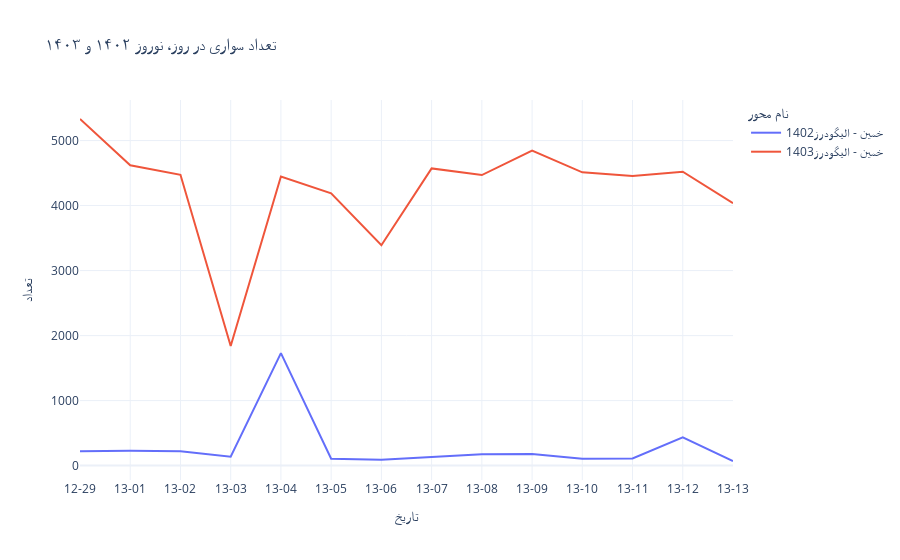
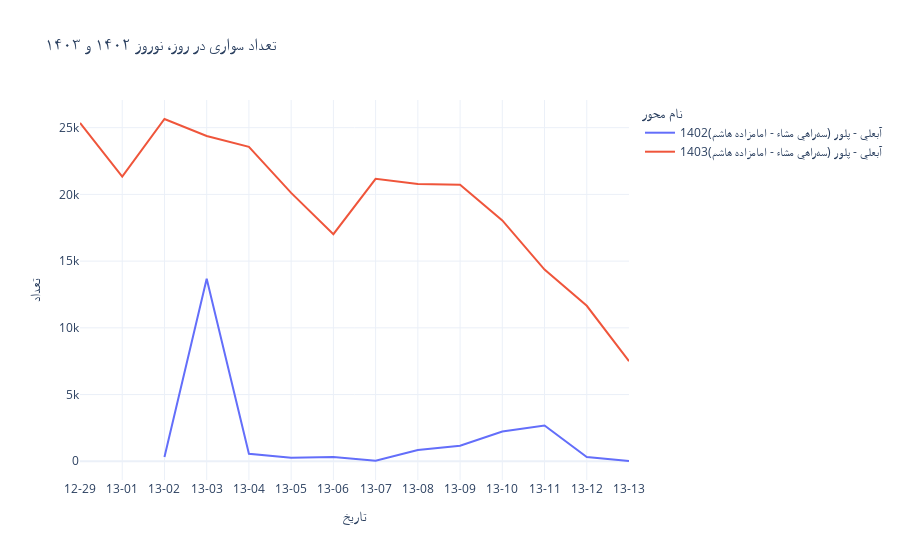
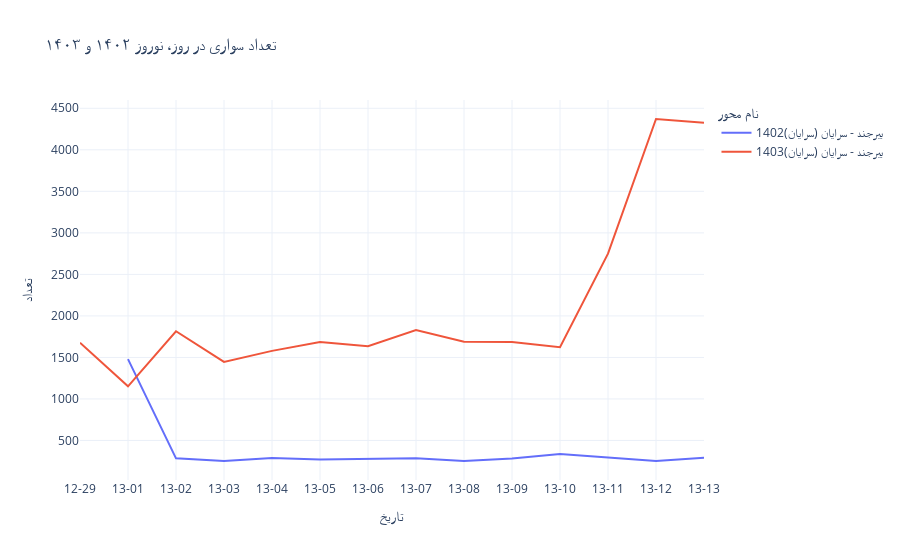
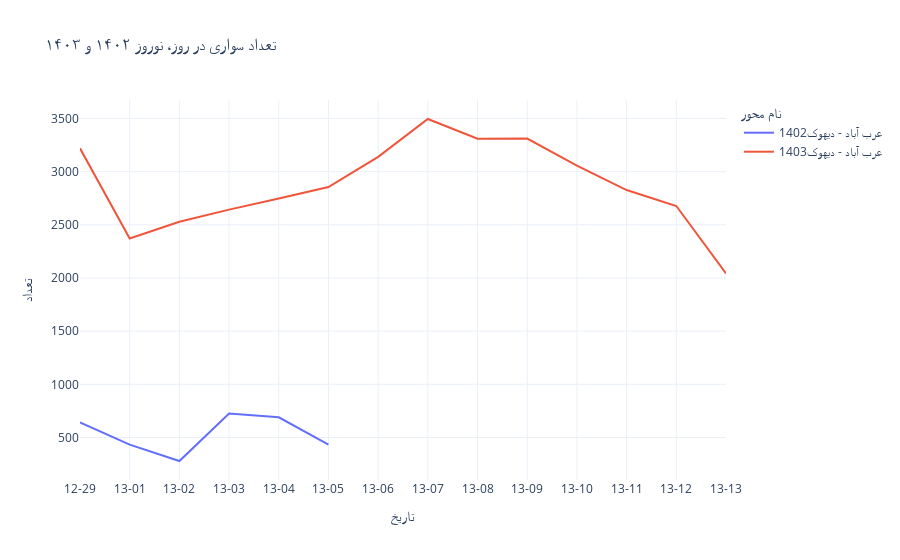

The code cell stored with these charts, in order, in its notebook:
### Code cell
for index, row in df_compared.iterrows():
    print(row.code, row.est_sum_total_est_x, row.est_sum_total_est_y, row.growth_rate)
    drawchart(row.code)

### Figure 1 — Plotly figure (JSON) as saved in the notebook; plotly's stock layout.template omitted (floating-point values rounded to 4 significant figures)
{"data": [{"hovertemplate": "name=خمين - اليگودرز1402<br>date=%{x}<br>car_est=%{y}<extra></extra>", "legendgroup": "خمين - اليگودرز1402", "line": {"color": "#636efa", "dash": "solid"}, "marker": {"symbol": "circle"}, "mode": "lines", "name": "خمين - اليگودرز1402", "orientation": "v", "showlegend": true, "type": "scatter", "x": ["12-29", "13-01", "13-02", "13-03", "13-04", "13-05", "13-06", "13-07", "13-08", "13-09", "13-10", "13-11", "13-12", "13-13"], "xaxis": "x", "y": [220, 227, 220, 138, 1731, 107, 90, 132, 175, 179, 105, 111, 435, 71], "yaxis": "y"}, {"hovertemplate": "name=خمين - اليگودرز1403<br>date=%{x}<br>car_est=%{y}<extra></extra>", "legendgroup": "خمين - اليگودرز1403", "line": {"color": "#EF553B", "dash": "solid"}, "marker": {"symbol": "circle"}, "mode": "lines", "name": "خمين - اليگودرز1403", "orientation": "v", "showlegend": true, "type": "scatter", "x": ["12-29", "13-01", "13-02", "13-03", "13-04", "13-05", "13-06", "13-07", "13-08", "13-09", "13-10", "13-11", "13-12", "13-13"], "xaxis": "x", "y": [5331, 4619, 4473, 1840, 4446, 4187, 3390, 4571, 4469, 4845, 4511, 4456, 4521, 4036], "yaxis": "y"}], "layout": {"hovermode": "x unified", "legend": {"title": {"text": "نام محور"}, "tracegroupgap": 0}, "title": {"text": "تعداد سواری در روز، نوروز ۱۴۰۲ و ۱۴۰۳"}, "xaxis": {"anchor": "y", "domain": [0, 1], "title": {"text": "تاریخ"}, "type": "category"}, "yaxis": {"anchor": "x", "domain": [0, 1], "title": {"text": "تعداد"}}}}

### Figure 2 — Plotly figure (JSON) as saved in the notebook; plotly's stock layout.template omitted (floating-point values rounded to 4 significant figures)
{"data": [{"hovertemplate": "name=آبعلي - پلور (سهراهي مشاء - امامزاده هاشم)1402<br>date=%{x}<br>car_est=%{y}<extra></extra>", "legendgroup": "آبعلي - پلور (سهراهي مشاء - امامزاده هاشم)1402", "line": {"color": "#636efa", "dash": "solid"}, "marker": {"symbol": "circle"}, "mode": "lines", "name": "آبعلي - پلور (سهراهي مشاء - امامزاده هاشم)1402", "orientation": "v", "showlegend": true, "type": "scatter", "x": ["12-29", "13-01", "13-02", "13-03", "13-04", "13-05", "13-06", "13-07", "13-08", "13-09", "13-10", "13-11", "13-12", "13-13"], "xaxis": "x", "y": [20200.0, NaN, 322.0, 13670.0, 559.0, 266.0, 316.0, 35.0, 848.0, 1164.0, 2230.0, 2676.0, 323.0, 21.0], "yaxis": "y"}, {"hovertemplate": "name=آبعلي - پلور (سهراهي مشاء - امامزاده هاشم)1403<br>date=%{x}<br>car_est=%{y}<extra></extra>", "legendgroup": "آبعلي - پلور (سهراهي مشاء - امامزاده هاشم)1403", "line": {"color": "#EF553B", "dash": "solid"}, "marker": {"symbol": "circle"}, "mode": "lines", "name": "آبعلي - پلور (سهراهي مشاء - امامزاده هاشم)1403", "orientation": "v", "showlegend": true, "type": "scatter", "x": ["12-29", "13-01", "13-02", "13-03", "13-04", "13-05", "13-06", "13-07", "13-08", "13-09", "13-10", "13-11", "13-12", "13-13"], "xaxis": "x", "y": [25360.0, 21340.0, 25650.0, 24370.0, 23560.0, 20110.0, 17020.0, 21160.0, 20790.0, 20720.0, 18050.0, 14360.0, 11650.0, 7502.0], "yaxis": "y"}], "layout": {"hovermode": "x unified", "legend": {"title": {"text": "نام محور"}, "tracegroupgap": 0}, "title": {"text": "تعداد سواری در روز، نوروز ۱۴۰۲ و ۱۴۰۳"}, "xaxis": {"anchor": "y", "domain": [0, 1], "title": {"text": "تاریخ"}, "type": "category"}, "yaxis": {"anchor": "x", "domain": [0, 1], "title": {"text": "تعداد"}}}}

### Figure 3 — Plotly figure (JSON) as saved in the notebook; plotly's stock layout.template omitted (floating-point values rounded to 4 significant figures)
{"data": [{"hovertemplate": "name=بيرجند - سرايان (سرايان)1402<br>date=%{x}<br>car_est=%{y}<extra></extra>", "legendgroup": "بيرجند - سرايان (سرايان)1402", "line": {"color": "#636efa", "dash": "solid"}, "marker": {"symbol": "circle"}, "mode": "lines", "name": "بيرجند - سرايان (سرايان)1402", "orientation": "v", "showlegend": true, "type": "scatter", "x": ["12-29", "13-01", "13-02", "13-03", "13-04", "13-05", "13-06", "13-07", "13-08", "13-09", "13-10", "13-11", "13-12", "13-13"], "xaxis": "x", "y": [NaN, 1480.0, 285.0, 253.0, 288.0, 270.0, 274.0, 286.0, 254.0, 283.0, 336.0, 295.0, 253.0, 291.0], "yaxis": "y"}, {"hovertemplate": "name=بيرجند - سرايان (سرايان)1403<br>date=%{x}<br>car_est=%{y}<extra></extra>", "legendgroup": "بيرجند - سرايان (سرايان)1403", "line": {"color": "#EF553B", "dash": "solid"}, "marker": {"symbol": "circle"}, "mode": "lines", "name": "بيرجند - سرايان (سرايان)1403", "orientation": "v", "showlegend": true, "type": "scatter", "x": ["12-29", "13-01", "13-02", "13-03", "13-04", "13-05", "13-06", "13-07", "13-08", "13-09", "13-10", "13-11", "13-12", "13-13"], "xaxis": "x", "y": [1677.0, 1152.0, 1815.0, 1446.0, 1579.0, 1687.0, 1636.0, 1831.0, 1690.0, 1686.0, 1622.0, 2749.0, 4371.0, 4327.0], "yaxis": "y"}], "layout": {"hovermode": "x unified", "legend": {"title": {"text": "نام محور"}, "tracegroupgap": 0}, "title": {"text": "تعداد سواری در روز، نوروز ۱۴۰۲ و ۱۴۰۳"}, "xaxis": {"anchor": "y", "domain": [0, 1], "title": {"text": "تاریخ"}, "type": "category"}, "yaxis": {"anchor": "x", "domain": [0, 1], "title": {"text": "تعداد"}}}}

### Figure 4 — Plotly figure (JSON) as saved in the notebook; plotly's stock layout.template omitted (floating-point values rounded to 4 significant figures)
{"data": [{"hovertemplate": "name=عرب آباد - ديهوک1402<br>date=%{x}<br>car_est=%{y}<extra></extra>", "legendgroup": "عرب آباد - ديهوک1402", "line": {"color": "#636efa", "dash": "solid"}, "marker": {"symbol": "circle"}, "mode": "lines", "name": "عرب آباد - ديهوک1402", "orientation": "v", "showlegend": true, "type": "scatter", "x": ["12-29", "13-01", "13-02", "13-03", "13-04", "13-05", "13-06", "13-07", "13-08", "13-09", "13-10", "13-11", "13-12", "13-13"], "xaxis": "x", "y": [641.0, 433.0, 279.0, 726.0, 690.0, 432.0, NaN, NaN, NaN, NaN, NaN, NaN, NaN, NaN], "yaxis": "y"}, {"hovertemplate": "name=عرب آباد - ديهوک1403<br>date=%{x}<br>car_est=%{y}<extra></extra>", "legendgroup": "عرب آباد - ديهوک1403", "line": {"color": "#EF553B", "dash": "solid"}, "marker": {"symbol": "circle"}, "mode": "lines", "name": "عرب آباد - ديهوک1403", "orientation": "v", "showlegend": true, "type": "scatter", "x": ["12-29", "13-01", "13-02", "13-03", "13-04", "13-05", "13-06", "13-07", "13-08", "13-09", "13-10", "13-11", "13-12", "13-13"], "xaxis": "x", "y": [3219.0, 2371.0, 2529.0, 2643.0, 2747.0, 2855.0, 3139.0, 3495.0, 3310.0, 3311.0, 3056.0, 2827.0, 2677.0, 2043.0], "yaxis": "y"}], "layout": {"hovermode": "x unified", "legend": {"title": {"text": "نام محور"}, "tracegroupgap": 0}, "title": {"text": "تعداد سواری در روز، نوروز ۱۴۰۲ و ۱۴۰۳"}, "xaxis": {"anchor": "y", "domain": [0, 1], "title": {"text": "تاریخ"}, "type": "category"}, "yaxis": {"anchor": "x", "domain": [0, 1], "title": {"text": "تعداد"}}}}
